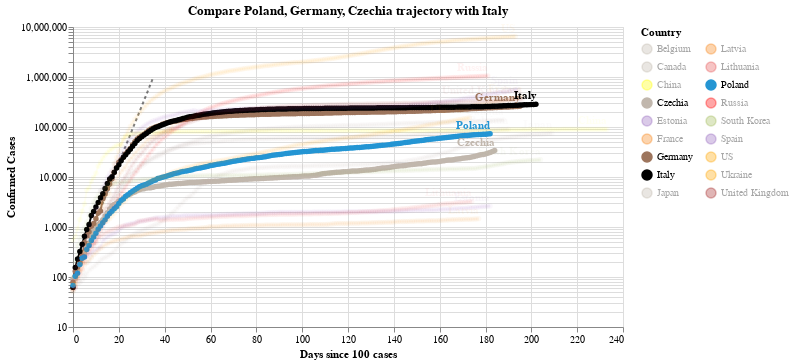

The notebook cell this image was saved under:
### Code cell
#hide_input
chart2 = make_since_chart(dff2,['Poland', 'Germany', 'Czechia'], baseline_countries)
chart2

### Figure 1 — Vega-Lite specification as saved in the notebook (floating-point values rounded to 4 significant figures; data arrays with more than 128 entries replaced by an {"elided": "..."} marker saying what was removed)
{"config": {"view": {"continuousWidth": 400, "continuousHeight": 300}}, "layer": [{"data": {"name": "data-628230001892d6798b50651be41d1b3e"}, "mark": {"type": "line", "color": "black", "opacity": 0.5, "strokeDash": [3, 3]}, "encoding": {"x": {"type": "quantitative", "field": "Days since 100 cases"}, "y": {"type": "quantitative", "field": "Confirmed Cases"}}}, {"data": {"name": "data-a951829c5165198563a1e511321ac01e"}, "mark": {"type": "line", "point": true}, "encoding": {"color": {"type": "nominal", "field": "Country", "legend": {"columns": 2}, "scale": {"domain": ["Belgium", "Canada", "China", "Czechia", "Estonia", "France", "Germany", "Italy", "Japan", "Latvia", "Lithuania", "Poland", "Russia", "South Korea", "Spain", "US", "Ukraine", "United Kingdom"], "range": ["#C1B7AD", "#C1B7AD", "yellow", "#C1B7AD", "#9467bd", "#F58518", "#9D755D", "black", "#C1B7AD", "#F58518", "#E45756", "#2495D3", "red", "#A1BA59", "#9467bd", "orange", "orange", "brown"]}}, "opacity": {"condition": {"value": 1, "selection": "selector002"}, "value": 0.05}, "tooltip": [{"type": "nominal", "field": "Country"}, {"type": "temporal", "field": "Date"}, {"type": "quantitative", "field": "Confirmed Cases"}, {"type": "quantitative", "field": "Days since 100 cases"}], "x": {"type": "quantitative", "field": "Days since 100 cases"}, "y": {"type": "quantitative", "field": "Confirmed Cases", "scale": {"type": "log"}}}, "selection": {"selector002": {"type": "multi", "fields": ["Country"], "bind": "legend", "init": [{"Country": "Poland"}, {"Country": "Germany"}, {"Country": "Czechia"}, {"Country": "Italy"}]}}, "width": 550}, {"data": {"name": "data-a951829c5165198563a1e511321ac01e"}, "mark": {"type": "text", "align": "right", "dy": -8, "fontWeight": "bold"}, "encoding": {"color": {"type": "nominal", "field": "Country", "legend": {"columns": 2}, "scale": {"domain": ["Belgium", "Canada", "China", "Czechia", "Estonia", "France", "Germany", "Italy", "Japan", "Latvia", "Lithuania", "Poland", "Russia", "South Korea", "Spain", "US", "Ukraine", "United Kingdom"], "range": ["#C1B7AD", "#C1B7AD", "yellow", "#C1B7AD", "#9467bd", "#F58518", "#9D755D", "black", "#C1B7AD", "#F58518", "#E45756", "#2495D3", "red", "#A1BA59", "#9467bd", "orange", "orange", "brown"]}}, "opacity": {"condition": {"value": 1, "selection": "selector002"}, "value": 0.05}, "text": {"type": "nominal", "field": "Country"}, "tooltip": [{"type": "nominal", "field": "Country"}, {"type": "temporal", "field": "Date"}, {"type": "quantitative", "field": "Confirmed Cases"}, {"type": "quantitative", "field": "Days since 100 cases"}], "x": {"type": "quantitative", "field": "Days since 100 cases"}, "y": {"type": "quantitative", "field": "Confirmed Cases", "scale": {"type": "log"}}}, "transform": [{"filter": "(datum['Date'] >= 1599782400000)"}], "width": 550}], "title": "Compare Poland, Germany, Czechia trajectory with Italy", "$schema": "https://vega.github.io/schema/vega-lite/v4.0.2.json", "datasets": {"data-628230001892d6798b50651be41d1b3e": [{"Days since 100 cases": 0, "Confirmed Cases": 100.0}, {"Days since 100 cases": 1, "Confirmed Cases": 130.0}, {"Days since 100 cases": 2, "Confirmed Cases": 169.0}, {"Days since 100 cases": 3, "Confirmed Cases": 219.7}, {"Days since 100 cases": 4, "Confirmed Cases": 285.6}, {"Days since 100 cases": 5, "Confirmed Cases": 371.3}, {"Days since 100 cases": 6, "Confirmed Cases": 482.7}, {"Days since 100 cases": 7, "Confirmed Cases": 627.5}, {"Days since 100 cases": 8, "Confirmed Cases": 815.7}, {"Days since 100 cases": 9, "Confirmed Cases": 1060.0}, {"Days since 100 cases": 10, "Confirmed Cases": 1379.0}, {"Days since 100 cases": 11, "Confirmed Cases": 1792.0}, {"Days since 100 cases": 12, "Confirmed Cases": 2330.0}, {"Days since 100 cases": 13, "Confirmed Cases": 3029.0}, {"Days since 100 cases": 14, "Confirmed Cases": 3937.0}, {"Days since 100 cases": 15, "Confirmed Cases": 5119.0}, {"Days since 100 cases": 16, "Confirmed Cases": 6654.0}, {"Days since 100 cases": 17, "Confirmed Cases": 8650.0}, {"Days since 100 cases": 18, "Confirmed Cases": 11250.0}, {"Days since 100 cases": 19, "Confirmed Cases": 14620.0}, {"Days since 100 cases": 20, "Confirmed Cases": 19000.0}, {"Days since 100 cases": 21, "Confirmed Cases": 24710.0}, {"Days since 100 cases": 22, "Confirmed Cases": 32120.0}, {"Days since 100 cases": 23, "Confirmed Cases": 41750.0}, {"Days since 100 cases": 24, "Confirmed Cases": 54280.0}, {"Days since 100 cases": 25, "Confirmed Cases": 70560.0}, {"Days since 100 cases": 26, "Confirmed Cases": 91730.0}, {"Days since 100 cases": 27, "Confirmed Cases": 119300.0}, {"Days since 100 cases": 28, "Confirmed Cases": 155000.0}, {"Days since 100 cases": 29, "Confirmed Cases": 201500.0}, {"Days since 100 cases": 30, "Confirmed Cases": 262000.0}, {"Days since 100 cases": 31, "Confirmed Cases": 340600.0}, {"Days since 100 cases": 32, "Confirmed Cases": 442800.0}, {"Days since 100 cases": 33, "Confirmed Cases": 575600.0}, {"Days since 100 cases": 34, "Confirmed Cases": 748300.0}, {"Days since 100 cases": 35, "Confirmed Cases": 972800.0}], "data-a951829c5165198563a1e511321ac01e": {"elided": "3471 records"}}}
